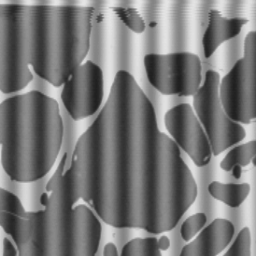
%> input picture resources/grid.bmp, 256 x 256 px
$ octave remove_water_marking2.m   (GNU Octave 9; MATLAB toolbox functions it lacks are replaced by stand-ins)
%> lines starting %> are read from the running program, lines starting %| are printed output that depends on the picture
grid = imread('../resources/grid.bmp');
%> grid is the input picture: size 256x256 uint8; min 30, max 229, mean 119.6
grid = grid(:, 6:255);    % 用窗口函数保证条纹的频率为1/N整数倍
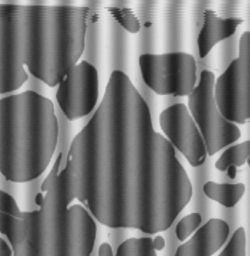
%> grid: size 256x250 uint8; min 30, max 229, mean 119.2
grid2f = fft2(grid);
grid2f = fftshift(grid2f);
a = grid2f;
a(129, 117) = 0;   % 置0
a(129, 135) = 0;
a = fftshift(a);
removewater_marking = uint8(ifft2(a));
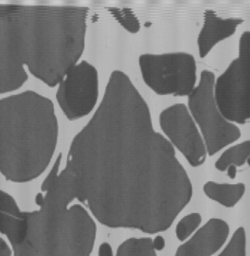
%> removewater_marking: size 256x250 uint8; min 67, max 205, mean 119.2
grid2f = abs(grid2f);
grid2f=log(grid2f+1);
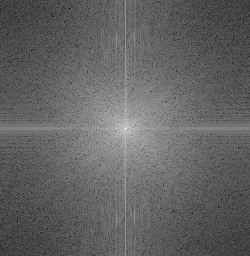
%> grid2f: size 256x250 double; min 0.178, max 15.85, mean 6.27; drawn with min black and max white
subplot(131); imshow(grid);title('原图像');
% impixelinfo;
subplot(132);imshow(grid2f, []);title('频域图像');
subplot(133); imshow(removewater_marking);title('去除水印');
